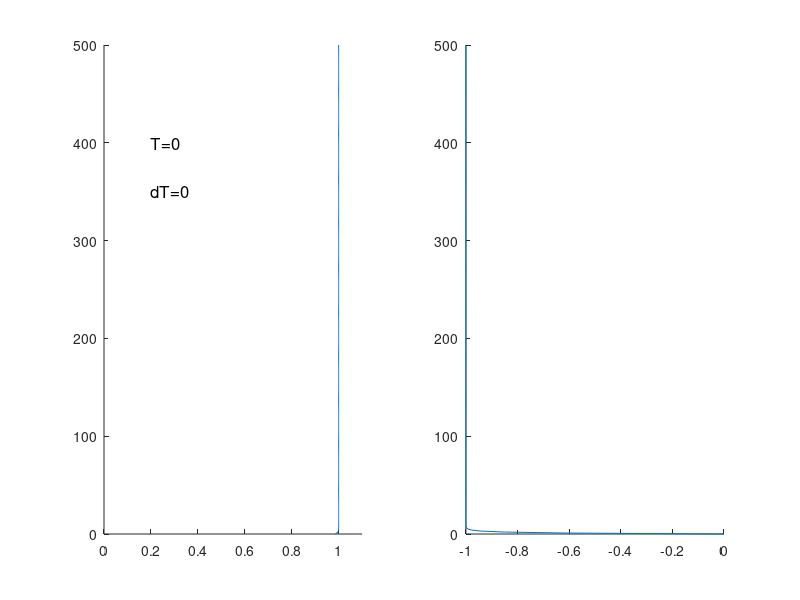

Recreate this plot in MATLAB. (Note: this script raises an error after producing the figure.)
% clear;

g=9.81;
drho=500;
mu_f=1e3;
mu_m_mix=1e14;
d=2.75e-3;      %grain size
n=3;
b=125;

phi0=0.5;

K0=phi0^n*d^2/b;
um_0=K0/mu_f*drho*g*(1-phi0); %
sigma=(K0*mu_m_mix/mu_f)^0.5;   %Compaction length
tao0=sigma/um_0;    %time scale

Year=365.25*24*3600;


To_show=(10:10:200)*Year/tao0;
% To_show=(10:10:180)*Year/tao0;
% To_show=[0.5,1,2,4,10];

N_to_show=length(To_show);
pos=1;
Z_len=500;

N=500+1;
theta=1;
fixed_dt=1;
dt=To_show(1)/10;%0.005;
End_time=To_show(end)+0.1;


Precision=1e-6;  %Saturation calculating precision
z=linspace(0,Z_len,N);
phi=ones(N,1);
% phi(round(N/5):round(2*N/5))=1.5;
um=zeros(N,1);

indexi=zeros((N-2)*3+3,1);
indexj=zeros((N-2)*3+3,1);
value=zeros((N-2)*3+3,1); 

To_save=1;
if To_save==1 && fixed_dt==1
   phi_data=zeros(N_to_show,N); 
   um_data=zeros(N_to_show,N); 
end
Time=0;
temp1=zeros(N,1);
counter=0;
%%

figure(13)
clf;
subplot(1,2,1)
hold on;
Handel2=plot(phi(1:N),z);
H_T=text(0.2,Z_len*0.8, "T=0",'fontsize',12);
H_dt=text(0.2,Z_len*0.7, "dT=0",'fontsize',12);
xlim([0,1.1])

subplot(1,2,2)
hold on;
Handel3=plot(um(1:N),z);
xlim([-1,0])

Zeroelements=0;
Zeroelements_old=0;
Top=0;
while Time<End_time 
    um_old=um;
    phi_old=phi;
    improve=1;
    iter=0;
    dz=z(2)-z(1);
    
    while improve>Precision && iter<50
        indexi=zeros((N-2-Zeroelements_old)*3+3,1);
        indexj=zeros((N-2-Zeroelements_old)*3+3,1);
        value=zeros((N-2-Zeroelements_old)*3+3,1); 
        
        theta2=1;
        
        indexi(1)=1; indexj(1)=1; value(1)=1;  %boundary condition at the bottom
        for i=0:N-3-Zeroelements_old 
              indexi(i*3+2)=i+2; indexj(i*3+2)=i+1; value(i*3+2)=theta2;
              indexi(i*3+3)=i+2; indexj(i*3+3)=i+2; value(i*3+3)=-2*theta2;
              indexi(i*3+4)=i+2; indexj(i*3+4)=i+3; value(i*3+4)=theta2;
        end
%         for i=0:N-3-Zeroelements_old 
%               indexi(i*3+2)=i+2; indexj(i*3+2)=i+1; value(i*3+2)=theta2*((1-phi0*phi(i+1))+(1-phi0*phi(i+2)))/(1-phi0)/2;
%               indexi(i*3+3)=i+2; indexj(i*3+3)=i+2; value(i*3+3)=-theta2*((1-phi0*phi(i+1))+2*(1-phi0*phi(i+2))+(1-phi0*phi(i+3)))/(1-phi0)/2;
%               indexi(i*3+4)=i+2; indexj(i*3+4)=i+3; value(i*3+4)=theta2*((1-phi0*phi(i+3))+(1-phi0*phi(i+2)))/(1-phi0)/2;
%         end        
        indexi(end-1)=N-Zeroelements_old; indexj(end-1)=N-Zeroelements_old;   value(end-1)=1;   %boundary condition at the top
        indexi(end)=N-Zeroelements_old; indexj(end)=N-Zeroelements_old-1;     value(end)=-1;   %boundary condition at the top
%         for i=1:Zeroelements_old
%            indexi(end-i+1)=N-i+1; indexj(end-i+1)=N-i+1; value(end-i+1)=1; 
%         end 
%         temp=zeros(N-Zeroelements_old,1);
%         temp(2:N-1-Zeroelements_old)=(um_old(3:N-Zeroelements_old)-2*um_old(2:N-1-Zeroelements_old)+um_old(1:N-2-Zeroelements_old))*(1-theta)/dz^2-(1-theta)./phi(2:N-1-Zeroelements_old).^n.*um_old(2:N-1-Zeroelements_old);    
        
        
        Q=sparse(indexi,indexj,value,N-Zeroelements_old,N-Zeroelements_old);
        K=sparse(2:N-Zeroelements_old-1,2:N-Zeroelements_old-1,theta2./phi(2:N-Zeroelements_old-1).^n,N-Zeroelements_old,N-Zeroelements_old);
        LHS=Q/dz^2-K;
        rhs=((1-phi0*phi)/(1-phi0));
        rhs=rhs(1:end-Zeroelements_old);
%         rhs=rhs-temp;
        % Boundary condition
        rhs(end)=0;
        rhs(1)=0;
        um(1:end-Zeroelements_old)=LHS\rhs;  
        um(end-Zeroelements_old+1:end)=0;
        %Set dt
        if ~fixed_dt
            dt=min(min(abs(dz./um)),0.05);
            if pos<=N_to_show
                if Time+dt>To_show(pos)
                    dt=To_show(pos)-Time;
                end
            end
        end


        %%
        %Solving phi
        indexi2=zeros((N-2-Zeroelements)*3+3,1);
        indexj2=zeros((N-2-Zeroelements)*3+3,1);
        value2= zeros((N-2-Zeroelements)*3+3,1); 
        
        indexi2(1)=1; indexj2(1)=1; value2(1)=-um(1)/dz*theta+1/dt;  
        indexi2(2)=1; indexj2(2)=2; value2(2)=um(2)/dz*theta;        
        for i=0:N-3-Zeroelements   
              indexi2(i*3+3)=i+2; indexj2(i*3+3)=i+1; value2(i*3+3)=-um(i+1)/dz/2*theta;
              indexi2(i*3+4)=i+2; indexj2(i*3+4)=i+2; value2(i*3+4)=1/dt;
              indexi2(i*3+5)=i+2; indexj2(i*3+5)=i+3; value2(i*3+5)=um(i+3)/dz/2*theta;
        end
        indexi2((N-3-Zeroelements)*3+6)=N-Zeroelements; indexj2((N-3-Zeroelements)*3+6)=N-Zeroelements;   value2((N-3-Zeroelements)*3+6)=1;   %boundary condition at the top
        indexi2((N-3-Zeroelements)*3+7)=N-Zeroelements; indexj2((N-3-Zeroelements)*3+7)=N-Zeroelements-1;   value2((N-3-Zeroelements)*3+7)=-1;   %boundary condition at the top
%         for i=1:Zeroelements
%            indexi2(end-i+1)=N-i+1; indexj2(end-i+1)=N-i+1; value2(end-i+1)=1; 
%         end   
        
        LHS=sparse(indexi2,indexj2,value2,N-Zeroelements,N-Zeroelements);
        temp1=zeros(N,1);
        if theta<=1
            temp1(2:N-1-Zeroelements)=-(um_old(3:N-Zeroelements).*phi_old(3:N-Zeroelements)-um_old(1:N-2-Zeroelements).*phi_old(1:N-2-Zeroelements)-...
                (um_old(3:N-Zeroelements)-um_old(1:N-2-Zeroelements))/phi0)/2/dz*(1-theta)+(um(3:N-Zeroelements)-um(1:N-2-Zeroelements))/phi0/2/dz*theta;
            temp1(1)=-(um_old(2).*phi_old(2)-um_old(1).*phi_old(1)-(um_old(2)-um_old(1))/phi0)/dz*(1-theta)+(um(2)-um(1))/phi0/dz*theta; 
        end
%         temp1(Zeroelements+2:N-1)=1/phi0*(um(Zeroelements+3:N)-um(Zeroelements+1:N-2))/2/dz;
        rhs=phi_old/dt+temp1;
%         rhs(N-Zeroelements+1:N)=1;
        rhs(N-Zeroelements)=0; %boundary condition at the top: phi=1 or smooth
        phi_old_nonlinear=phi;
        phi(1:end-Zeroelements)=LHS\rhs(1:end-Zeroelements);
        improve=max(abs(phi-phi_old_nonlinear));
        iter=iter+1;           
    end

    Time=Time+dt;
    disp([counter, iter])
    counter=counter+1;
    set(Handel2, 'xdata',phi(1:end-Zeroelements),'ydata',z(1:end-Zeroelements))
    set(Handel3, 'xdata',um(1:end-Zeroelements),'ydata',z(1:end-Zeroelements))
    eval("set(H_T, 'string', string('T=')+num2str(Time))")
    eval("set(H_dt, 'string', string('dT=')+num2str(dt))")
    if pos<=N_to_show
        if abs((Time-To_show(pos)))<1e-4
            subplot(1,2,1)
            plot(phi(1:N-Zeroelements-2),z(1:N-Zeroelements-2),'linewidth',1,'color','g');
            subplot(1,2,2)
            plot(um(1:N-Zeroelements),z(1:N-Zeroelements),'linewidth',1,'color','g');
            if To_save==1
                phi_data(pos,:)=phi;
                um_data(pos,:)=um;
            end
            pos=pos+1;
        end
    end

    Top=Top-um(end-Zeroelements)*dt;
%     Moving upper boundary.....this procedure is soo fucking ugly!
    Zeroelements=ceil((Top+1e-7)/dz);
    Zeroelements_old=Zeroelements;
    drawnow;

end

if To_save==1
   writematrix(phi_data','MacKenzie.txt')
end
